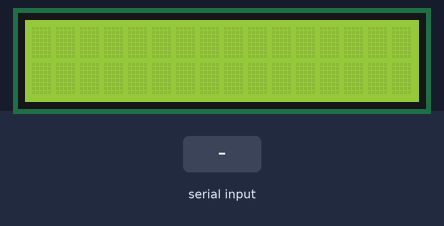
Recording of a sketch running on a simulated Arduino Uno, built with avr-gcc and run on an emulated ATmega328P. Parts: 16×2 character LCD. The inputs (shaded band) are chosen by the test bench. What the sketch prints to the serial monitor is not drawn.

Above: at 1.2 s.
1.3 s: "1" received over Serial
At 2.9 s:
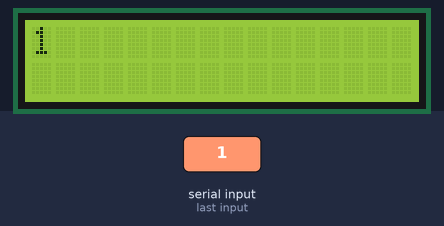
3.8 s: "0" received over Serial
At 6.0 s:
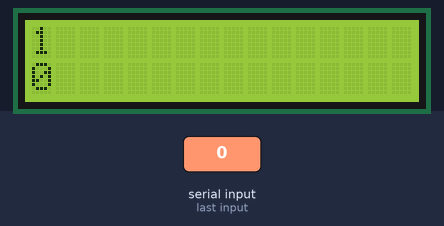
Timing chart, 0 to 7.5 s (numbered marks = the images above; inputs shaded):
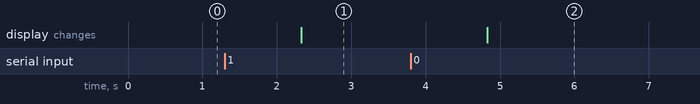

The sketch:

lab5_ex1.ino
```cpp
// C++ code
//
#include <LiquidCrystal.h>
LiquidCrystal lcd(12, 10, 5, 4, 3, 2);
void setup()
{
  lcd.begin(16, 2);
  Serial.begin(9600);
}

void loop()
{
  Serial.println("Enter a phrase");
  while(Serial.available() == 0){}
  String userInput = Serial.readString();
  lcd.setCursor(0,0);
  lcd.print(userInput);

  Serial.println("Enter a second phrase");
  while(Serial.available() == 0){}
  userInput = Serial.readString();
  lcd.setCursor(0,1);
  lcd.print(userInput);

  Serial.println("Enter any key to clear");
  while(Serial.available() == 0){}
  userInput = Serial.readString();
  lcd.clear();
}
```

Measured:
- after the input at 1.3 s, the display: changes after 1.0 s (image 1)
- after the input at 3.8 s, the display: changes after 1.0 s (image 2)
